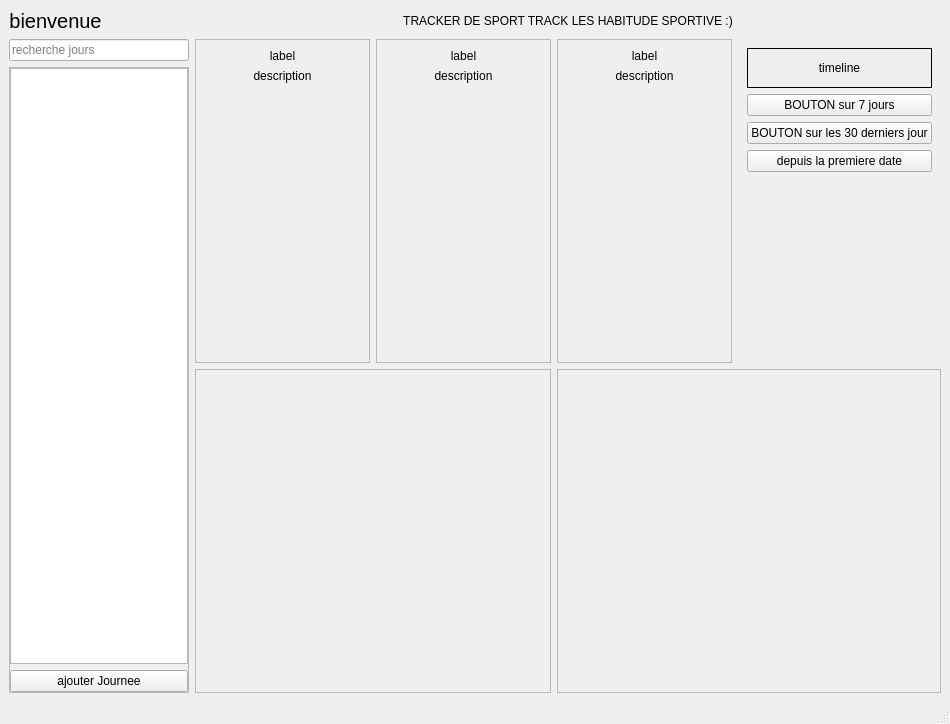
<?xml version="1.0" encoding="UTF-8"?>
<ui version="4.0">
 <class>dashboard</class>
 <widget class="QMainWindow" name="dashboard">
  <property name="geometry">
   <rect>
    <x>0</x>
    <y>0</y>
    <width>950</width>
    <height>724</height>
   </rect>
  </property>
  <property name="windowTitle">
   <string>Sport Tracker</string>
  </property>
  <widget class="QWidget" name="centralwidget">
   <layout class="QGridLayout" name="gridLayout_main" rowstretch="0,0,0" columnstretch="0,0,0,0,0">
    <item row="0" column="0">
     <widget class="QLabel" name="welcomeLabel">
      <property name="sizePolicy">
       <sizepolicy hsizetype="Fixed" vsizetype="Fixed">
        <horstretch>0</horstretch>
        <verstretch>0</verstretch>
       </sizepolicy>
      </property>
      <property name="font">
       <font>
        <pointsize>15</pointsize>
       </font>
      </property>
      <property name="text">
       <string>bienvenue</string>
      </property>
      <property name="alignment">
       <set>Qt::AlignmentFlag::AlignCenter</set>
      </property>
     </widget>
    </item>
    <item row="0" column="1" colspan="4">
     <widget class="QLabel" name="titleLabel">
      <property name="sizePolicy">
       <sizepolicy hsizetype="Expanding" vsizetype="Fixed">
        <horstretch>0</horstretch>
        <verstretch>0</verstretch>
       </sizepolicy>
      </property>
      <property name="text">
       <string>TRACKER DE SPORT TRACK LES HABITUDE SPORTIVE :)</string>
      </property>
      <property name="alignment">
       <set>Qt::AlignmentFlag::AlignCenter</set>
      </property>
     </widget>
    </item>
    <item row="1" column="0" rowspan="2">
     <widget class="QWidget" name="leftSidebarWidget" native="true">
      <property name="maximumSize">
       <size>
        <width>180</width>
        <height>16777215</height>
       </size>
      </property>
      <layout class="QVBoxLayout" name="verticalLayout_sidebar">
       <property name="spacing">
        <number>6</number>
       </property>
       <property name="leftMargin">
        <number>0</number>
       </property>
       <property name="topMargin">
        <number>0</number>
       </property>
       <property name="rightMargin">
        <number>0</number>
       </property>
       <property name="bottomMargin">
        <number>0</number>
       </property>
       <item>
        <widget class="QLineEdit" name="searchLineEdit">
         <property name="placeholderText">
          <string>recherche jours</string>
         </property>
        </widget>
       </item>
       <item>
        <widget class="QScrollArea" name="scrollArea_days">
         <property name="horizontalScrollBarPolicy">
          <enum>Qt::ScrollBarPolicy::ScrollBarAlwaysOff</enum>
         </property>
         <property name="widgetResizable">
          <bool>true</bool>
         </property>
         <widget class="QWidget" name="scrollAreaWidgetContents_days">
          <property name="geometry">
           <rect>
            <x>0</x>
            <y>0</y>
            <width>178</width>
            <height>589</height>
           </rect>
          </property>
          <layout class="QVBoxLayout" name="verticalLayout_scroll_content">
           <property name="leftMargin">
            <number>0</number>
           </property>
           <property name="topMargin">
            <number>0</number>
           </property>
           <property name="rightMargin">
            <number>0</number>
           </property>
           <property name="bottomMargin">
            <number>0</number>
           </property>
           <item>
            <widget class="QListWidget" name="listejourney">
             <property name="sizePolicy">
              <sizepolicy hsizetype="Preferred" vsizetype="Expanding">
               <horstretch>0</horstretch>
               <verstretch>0</verstretch>
              </sizepolicy>
             </property>
             <property name="toolTip">
              <string>Liste des jours</string>
             </property>
            </widget>
           </item>
           <item>
            <widget class="QPushButton" name="pushButton">
             <property name="text">
              <string>ajouter Journee</string>
             </property>
            </widget>
           </item>
          </layout>
         </widget>
        </widget>
       </item>
      </layout>
     </widget>
    </item>
    <item row="1" column="1">
     <widget class="QFrame" name="frame_1">
      <property name="frameShape">
       <enum>QFrame::Shape::StyledPanel</enum>
      </property>
      <property name="frameShadow">
       <enum>QFrame::Shadow::Sunken</enum>
      </property>
      <layout class="QVBoxLayout" name="verticalLayout_1">
       <item>
        <widget class="QLabel" name="label_1">
         <property name="text">
          <string>label</string>
         </property>
         <property name="alignment">
          <set>Qt::AlignmentFlag::AlignCenter</set>
         </property>
        </widget>
       </item>
       <item>
        <widget class="QLabel" name="description_1">
         <property name="sizePolicy">
          <sizepolicy hsizetype="Preferred" vsizetype="Expanding">
           <horstretch>0</horstretch>
           <verstretch>0</verstretch>
          </sizepolicy>
         </property>
         <property name="text">
          <string>description</string>
         </property>
         <property name="alignment">
          <set>Qt::AlignmentFlag::AlignHCenter|Qt::AlignmentFlag::AlignTop</set>
         </property>
        </widget>
       </item>
      </layout>
     </widget>
    </item>
    <item row="1" column="2">
     <widget class="QFrame" name="frame_2">
      <property name="frameShape">
       <enum>QFrame::Shape::StyledPanel</enum>
      </property>
      <property name="frameShadow">
       <enum>QFrame::Shadow::Sunken</enum>
      </property>
      <layout class="QVBoxLayout" name="verticalLayout_2">
       <item>
        <widget class="QLabel" name="label_2">
         <property name="text">
          <string>label</string>
         </property>
         <property name="alignment">
          <set>Qt::AlignmentFlag::AlignCenter</set>
         </property>
        </widget>
       </item>
       <item>
        <widget class="QLabel" name="description_2">
         <property name="sizePolicy">
          <sizepolicy hsizetype="Preferred" vsizetype="Expanding">
           <horstretch>0</horstretch>
           <verstretch>0</verstretch>
          </sizepolicy>
         </property>
         <property name="text">
          <string>description</string>
         </property>
         <property name="alignment">
          <set>Qt::AlignmentFlag::AlignHCenter|Qt::AlignmentFlag::AlignTop</set>
         </property>
        </widget>
       </item>
      </layout>
     </widget>
    </item>
    <item row="1" column="3">
     <widget class="QFrame" name="frame_3">
      <property name="frameShape">
       <enum>QFrame::Shape::StyledPanel</enum>
      </property>
      <property name="frameShadow">
       <enum>QFrame::Shadow::Sunken</enum>
      </property>
      <layout class="QVBoxLayout" name="verticalLayout_3">
       <item>
        <widget class="QLabel" name="label_3">
         <property name="text">
          <string>label</string>
         </property>
         <property name="alignment">
          <set>Qt::AlignmentFlag::AlignCenter</set>
         </property>
        </widget>
       </item>
       <item>
        <widget class="QLabel" name="description_3">
         <property name="sizePolicy">
          <sizepolicy hsizetype="Preferred" vsizetype="Expanding">
           <horstretch>0</horstretch>
           <verstretch>0</verstretch>
          </sizepolicy>
         </property>
         <property name="text">
          <string>description</string>
         </property>
         <property name="alignment">
          <set>Qt::AlignmentFlag::AlignHCenter|Qt::AlignmentFlag::AlignTop</set>
         </property>
        </widget>
       </item>
      </layout>
     </widget>
    </item>
    <item row="1" column="4">
     <widget class="QWidget" name="rightAreaWidget" native="true">
      <layout class="QVBoxLayout" name="verticalLayout_right">
       <item>
        <widget class="QLabel" name="timelineLabel">
         <property name="minimumSize">
          <size>
           <width>0</width>
           <height>40</height>
          </size>
         </property>
         <property name="frameShape">
          <enum>QFrame::Shape::Box</enum>
         </property>
         <property name="text">
          <string>timeline</string>
         </property>
         <property name="alignment">
          <set>Qt::AlignmentFlag::AlignCenter</set>
         </property>
        </widget>
       </item>
       <item>
        <widget class="QPushButton" name="button7Days">
         <property name="text">
          <string>BOUTON sur 7 jours</string>
         </property>
        </widget>
       </item>
       <item>
        <widget class="QPushButton" name="button30Days">
         <property name="text">
          <string>BOUTON sur les 30 derniers jour</string>
         </property>
        </widget>
       </item>
       <item>
        <widget class="QPushButton" name="buttonSinceStart">
         <property name="text">
          <string>depuis la premiere date</string>
         </property>
        </widget>
       </item>
       <item>
        <spacer name="verticalSpacer_right">
         <property name="orientation">
          <enum>Qt::Orientation::Vertical</enum>
         </property>
         <property name="sizeHint" stdset="0">
          <size>
           <width>20</width>
           <height>40</height>
          </size>
         </property>
        </spacer>
       </item>
      </layout>
     </widget>
    </item>
    <item row="2" column="1" colspan="2">
     <widget class="QFrame" name="bottomLeftFrame">
      <property name="sizePolicy">
       <sizepolicy hsizetype="Expanding" vsizetype="Expanding">
        <horstretch>0</horstretch>
        <verstretch>0</verstretch>
       </sizepolicy>
      </property>
      <property name="frameShape">
       <enum>QFrame::Shape::StyledPanel</enum>
      </property>
      <property name="frameShadow">
       <enum>QFrame::Shadow::Raised</enum>
      </property>
      <layout class="QVBoxLayout" name="verticalLayout">
       <item>
        <widget class="QWidget" name="legraph1" native="true"/>
       </item>
      </layout>
     </widget>
    </item>
    <item row="2" column="3" colspan="2">
     <widget class="QFrame" name="bottomRightFrame">
      <property name="sizePolicy">
       <sizepolicy hsizetype="Expanding" vsizetype="Expanding">
        <horstretch>0</horstretch>
        <verstretch>0</verstretch>
       </sizepolicy>
      </property>
      <property name="frameShape">
       <enum>QFrame::Shape::StyledPanel</enum>
      </property>
      <property name="frameShadow">
       <enum>QFrame::Shadow::Raised</enum>
      </property>
      <layout class="QHBoxLayout" name="horizontalLayout">
       <item>
        <widget class="QWidget" name="legraph2" native="true"/>
       </item>
      </layout>
     </widget>
    </item>
   </layout>
  </widget>
  <widget class="QMenuBar" name="menubar">
   <property name="geometry">
    <rect>
     <x>0</x>
     <y>0</y>
     <width>950</width>
     <height>33</height>
    </rect>
   </property>
  </widget>
  <widget class="QStatusBar" name="statusbar"/>
 </widget>
 <resources/>
 <connections/>
</ui>
